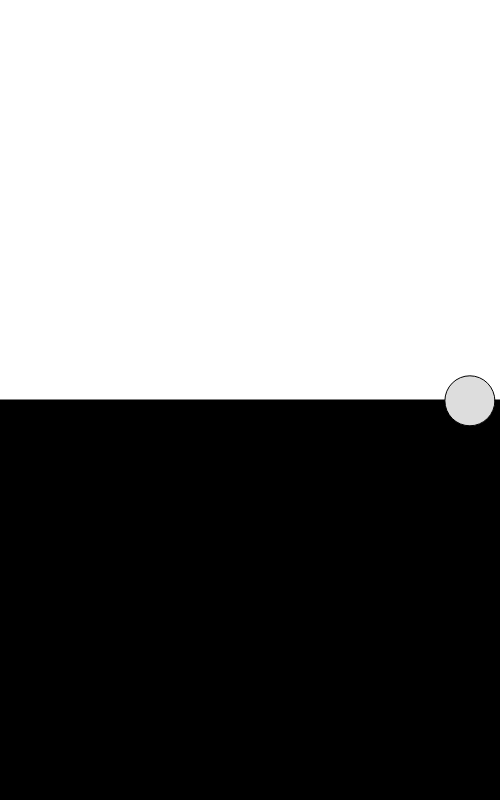
Frame 1 (no input)
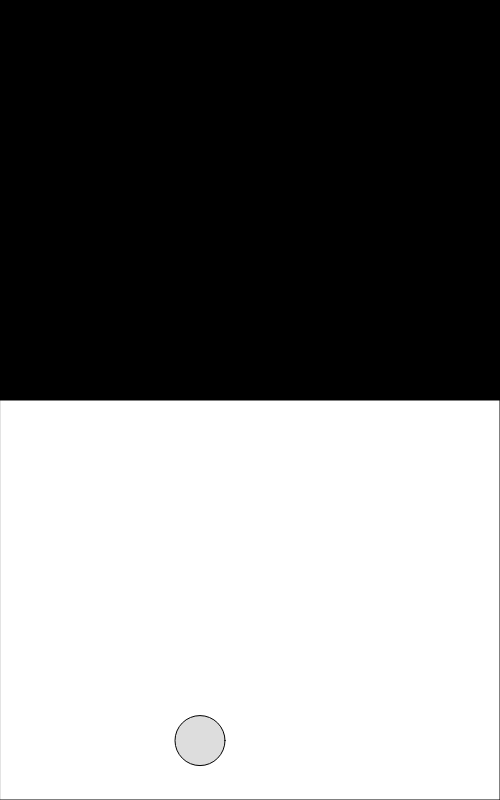
Frame 60 (no input)
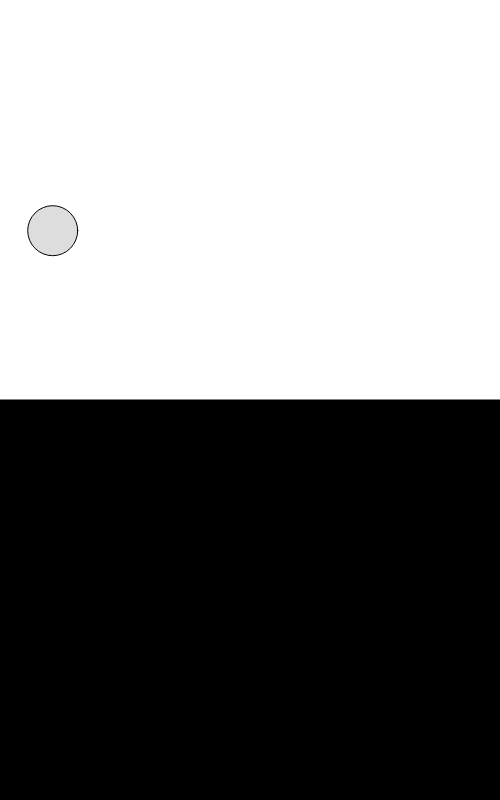
Frame 120 (the mouse pressed at the canvas centre since frame 60)

The p5.js sketch that drew these frames (run headless with seeded random() and noise() and a simulated clock; from frame 60 on, the mouse is pressed at the canvas centre):

// p5.js sketch
// ── sketch.js
//https://github.com/stavrosdidakis/DAT-GAD-405_2017
//https://p5js.org

//DAT405 / GAD405
//01_ProjectSetup
//In this example we see how to create a canvas, set and display
//the frame rate of the rendering system, and use text to
//display the frame count and rate on screen

var cosX;
var sinY;
var angle = 0;
var topColour = '#FFFFFF';
var bottomColour = '#000000';
var circleColour = '#DDDDDD';

//Initialization function
function setup() {
  //Set the size of rendering window - pixels
  createCanvas(500, 800);
}

//Rendering function
function draw() {
  background(topColour);
  //Splits page in half with two colour blocks.
  fill(bottomColour);
  rect(0,height/2,width, height/2);
  //Call function that generates the moving circle.
  sunmoon();
}

function sunmoon() {
  //Increments angle, making the circle move.
  angle+=0.03;
  //Creates angles from integer value (var angle).
  var cosX = cos(angle);
  var sinY = sin(angle);
  //Maps the range created by Sin and Cos and coverts them into X & Y coordinates.
  let x = map(cosX, -1, 1, 10, width-50);
  let y = map(sinY, -1, 1, 10, height-70);
  fill(circleColour);
  ellipse(20+x, 20+y, 50, 50);


  //Checks position  of ball relative to top half or bottom half of the page. Changes state
  //depending on balls position on the y axis. Changes colour variables depending on argument result.
  if (y >= height/2) {
    topColour = '#000000';
    bottomColour = '#FFFFFF';
    circleColour = '#DDDDDD';
  } else {
    topColour = '#FFFFFF';
    bottomColour = '#000000';
    circleColour = '#DDDDDD';
  }
}
